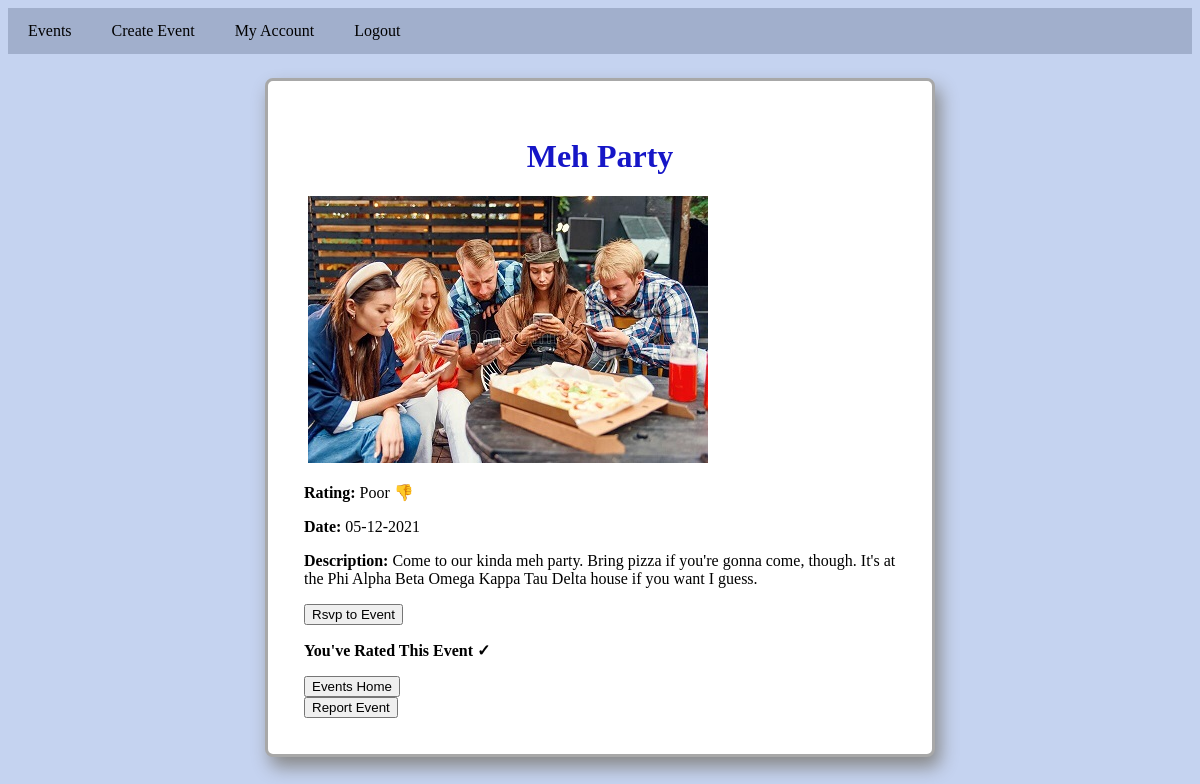
Screenshot of /index/3 (signed in) with the database file from the repository.
### models.py (models this page shows, shortened)
class Event(db.Model):
    id = db.Column("id", db.Integer, primary_key=True)
    title = db.Column("title",db.String(200))
    text = db.Column("text", db.String(100))
    date = db.Column("date", db.String(50))
    rating = db.Column("rating", db.Integer, default=0)
    user_id = db.Column(db.Integer, db.ForeignKey("user.id"), nullable=False)
    image_name = db.Column(db.String(30), index=True)
    report_count = db.Column("reported", db.Integer, default=0)

### event_app.py (the view)
@app.route('/index/<event_id>')
def event(event_id):
    if session.get('user'):
        a_event = db.session.query(Event).filter_by(id=event_id).one()
        a_rsvp = db.session.query(Rsvp).filter(Rsvp.event_id == event_id, Rsvp.user_id == session['user_id']).all()
        a_rating = db.session.query(Rating).filter(Rating.event_id == event_id, Rating.user_id == session['user_id']).all()
        return render_template("event.html", event=a_event, user=session['user'], rsvp=a_rsvp, rating = a_rating)
    else:
        return redirect(url_for('login'))

### templates/event.html (shortened to what this page needs)
<!DOCTYPE html>
<html lang="en">
    <head>
		<link rel="stylesheet" href="{{ url_for('static', filename='main.css') }}">
    </head>
    <body>
		<nav>
			<a href="{{ url_for('index') }}">Events</a>
            <a href="{{ url_for('new') }}">Create Event</a>
			<a href="{{ url_for('profile') }}">My Account</a>
			<a href="{{ url_for('logout')}}">Logout</a>
		</nav>
        <div class="body">
			<h1>{{ event.title }}</h1>
			<img src="/{{ event.image_name }}">
			<p><strong>Rating:</strong>
				{% if event.rating <= -5  and event.rating > -25 %}
					Poor 👎
				{% endif %}
			</p>
			<p><strong>Date: </strong>{{ event.date }}</p>
			<p><strong>Description: </strong>{{ event.text }}</p>
			<tr>
				<td>
					{% if rsvp %}
					<p><strong>You've Rsvp'd ✓</strong></p>
					{% else %}
			<form action="{{ url_for('rsvp', event_id=event.id) }}" method="post">
				<input type="submit" value="Rsvp to Event">
			</form>
					{% endif %}
					{% if rating %}
					<p><strong>You've Rated This Event ✓</strong></p>
					{% endif %}
					<form action="{{ url_for('index') }}">
					<input type="submit" value="Events Home">
					</form>
					<form action="{{ url_for('report', event_id=event.id) }}" method="post">
					<input type="submit" value="Report Event">
					</form>
				</td>
			</tr>
		</div>
    </body>
</html>

### static/main.css (style rules this page uses)
body { background-color: #c5d3f0; }
.body { margin: auto; margin-top: 2%; margin-bottom: 5%; width: 50%; border-style: solid; border-color: #a8a8a8; border-radius: 8px; box-shadow: 5px 10px 18px #888888; padding: 3%; background-color: white; }
h1 { color: #1616c7; text-align: center; }
nav { list-style-type: none; margin-bottom: 0; padding: 0; overflow: hidden; background-color: #a1afcc; }
nav a { float: left; display: block; color: black; padding: 14px 20px; text-decoration: none; }

### rows the page displays
Event: title "Meh Party", image_name (picture), date "05-12-2021", text "Come to our kinda meh party. Bring pizza if you're gonna come, though. It's at the Phi Alpha Beta Omega Kappa Tau Delta house if you want I guess."
